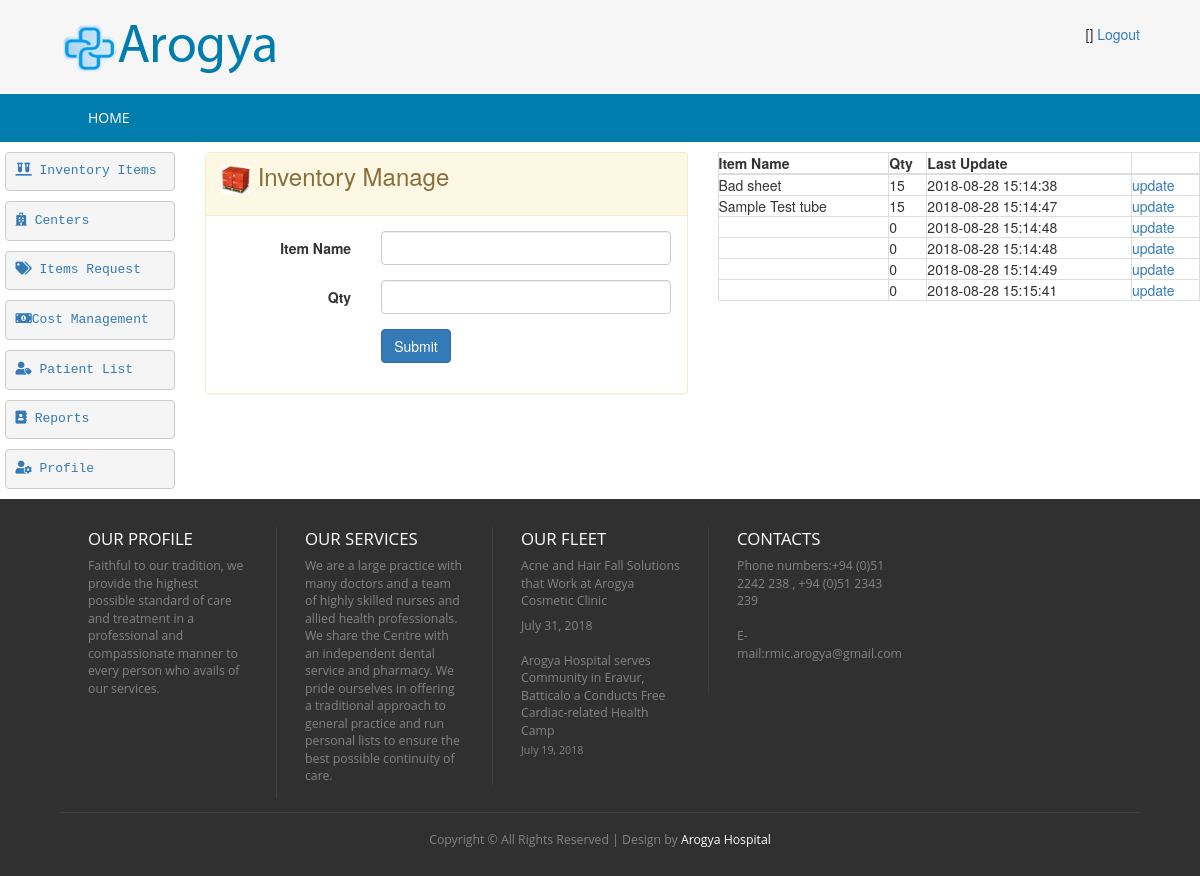
/index.php/lab_controller/loadInventoryManage, run on the app's committed database.
### tables this page shows
CREATE TABLE `hms_inventory` (
  `id` int(5) NOT NULL AUTO_INCREMENT,
  `item_name` varchar(50) DEFAULT NULL,
  `qty` int(5) DEFAULT NULL,
  `created_date` timestamp NOT NULL DEFAULT current_timestamp(),
  `created_user` int(5) DEFAULT NULL,
  `updated_date` varchar(30) DEFAULT NULL,
  PRIMARY KEY (`id`)
);

### application/controllers/LAB_Controller.php (called while the page is built, shortened)
<?php
class LAB_Controller extends CI_Controller {
    public function loadInventoryManage() {
        $this->load->model(array('Inventory'));
        $data['msg'] = '';
        $inventory = new Inventory();
        $getAll = $inventory->get();
        $data['allInventory'] = $getAll;
        $this->load->view('lab/lab-inventory-manage', $data);
    }
}

### index.php (called while the page is built, shortened)
<?php
require_once BASEPATH.'core/CodeIgniter.php';

### application/core/my_model.php (called while the page is built, shortened)
<?php
class MY_Model extends CI_Model{
    public function get($limit=0,$offset = 0) {
        if($limit){
            $query = $this->db->get($this::DB_TABLE,$limit,$offset);
        }else{
            $query = $this->db->get($this::DB_TABLE);
        }
        $ret_val = array();
        foreach ($query->result() as $row) {
            $model = new $class;
            $model->populate($row);
            $ret_val[$row->{$this::DB_TABLE_PK}] = $model;
        }
        return $ret_val;
    }
}

### application/views/lab/lab-inventory-manage.php (the view, shortened to what this page needs)
<!DOCTYPE HTML>
<html>
    <head>
        <link href="<?php echo base_url('css/style.css'); ?>" rel="stylesheet" type="text/css"  media="all" />
        <link href="<?php echo base_url('css/bootstrap.css'); ?>" rel="stylesheet" type="text/css"/>
        <link rel="stylesheet" href="<?php echo base_url('css/responsiveslides.css') ?>">
        <link rel="stylesheet" href="https://use.fontawesome.com/releases/v5.2.0/css/all.css">
    </head>
    <body>
        <div class="header">
            <div class="main-header">
                <div class="wrap">
                </div>
            </div>
            <div class="top-nav">
                <div class="wrap">
                    <ul>
                    </ul>
                </div>
            </div>
        </div>
        <div class="content">
            <div class="row">
                <div class="col-md-2">
                </div>
                <div class="col-md-5">
                    <div class="panel panel-warning">
                        <div class="panel-heading ">
                            <h3> <img src="<?= base_url('/images/icon-stock.png') ?>" style="width: 30px" />  Inventory Manage </h3>
                        </div>
                        <div class="panel-body">
                            <form class="form-horizontal" action="<?php echo base_url('LAB_Controller/addInventoryItem'); ?>" method="post">
                                <div class="form-group">
                                    <label for="text" class="control-label col-xs-4">Item Name</label>
                                    <div class="col-xs-8">
                                        <input id="text" name="item_name" type="text" required="" class="form-control">
                                    </div>
                                </div>
                                <div class="form-group">
                                    <label for="text1" class="control-label col-xs-4">Qty</label>
                                    <div class="col-xs-8">
                                        <input id="text1" name="qty" type="number" required="" class="form-control">
                                    </div>
                                </div>
                                <div class="form-group row">
                                    <div class="col-xs-offset-4 col-xs-8">
                                        <button name="submit" type="submit" class="btn btn-primary">Submit</button>
                                    </div>
                                </div>
                            </form>
                        </div>
                    </div>
                </div>
                <div class="col-md-5">
                    <table class="table-bordered" style="width: 100%" >
                        <thead>
                            <tr style="font-weight: bold">
                                <th>Item Name</th>
                                <th>Qty</th>
                                <th>Last Update</th>
                                <th></th>
                            </tr>
                        </thead>
                        <tbody>
                            <?php
                            if ($allInventory)
                                foreach ($allInventory as $value) {
                                    ?>
                                    <tr>
                                        <td><?= $value->item_name ?></td>
                                        <td><?= $value->qty ?></td>
                                        <td><?= $value->created_date ?></td>
                                        <td><a href="<?php echo base_url('LAB_Controller/loadUpdateInventory/'.$value->id)?>">update</a></td>
                                    </tr>
                                    <?php
                                }
                            ?>
                        </tbody>
                    </table>
                </div>
            </div>
        </div>
    </body>
</html>

### css/style.css (style rules this page uses)
html,body,div,span,applet,object,iframe,h1,h2,h3,h4,h5,h6,p,blockquote,pre,a,abbr,acronym,address,big,cite,code,del,dfn,em,img,ins,kbd,q,s,samp,small,strike,strong,sub,sup,tt,var,b,u,i,dl,dt,dd,ol,nav ul,nav li,fieldset,form,label,legend,table,caption,tbody,tfoot,thead,tr,th,td,article,aside,canvas,details,embed,figure,figcaption,footer,header,hgroup,menu,nav,output,ruby,section,summary,time,mark,audio,video { margin:0;padding:0;border:0;font-size:100%;font:inherit;vertical-align:baseline; }
ol,ul { list-style:none;margin:0px;padding:0px; }
table { border-collapse:collapse;border-spacing:0; }
a { text-decoration:none; }
img { max-width:100%; }
body { background: #F6F6F6; }
.wrap { width:80%; margin:0 auto; }
.main-header { padding: 1.7em 0 1.5em 0; background: #F6F6F6; }
.top-nav { background:#007DAD; }
@media (max-width: 1366px) { .wrap { width:90%; } }

### data on the page
hms_inventory: item_name "Bad sheet", qty "15", created_date "2018-08-28 15:14:38"
hms_inventory: item_name "Sample Test tube", qty "15", created_date "2018-08-28 15:14:47"
hms_inventory: qty "0", created_date "2018-08-28 15:14:48"
hms_inventory: qty "0", created_date "2018-08-28 15:14:48"
hms_inventory: qty "0", created_date "2018-08-28 15:14:49"
hms_inventory: qty "0", created_date "2018-08-28 15:15:41"
